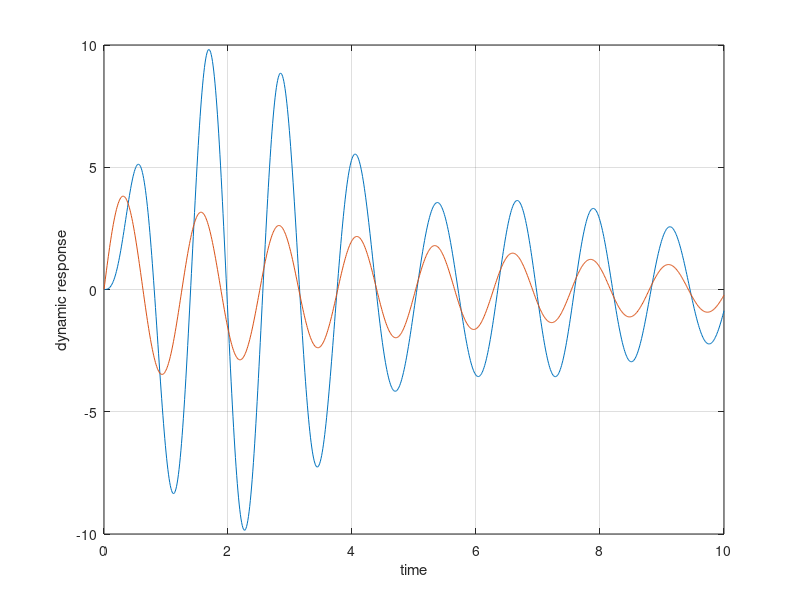
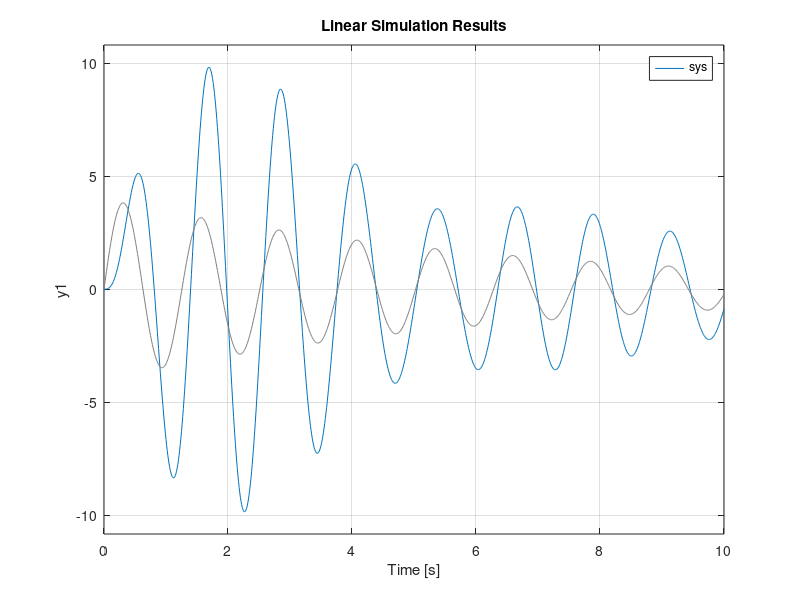

The MATLAB source for these figures, in order:
 clear all; clc;
% close all (close all graphs)
%variable and constants declaration
m=6;
k1=100;
k2=30;
b=5;
%creating time vector
t= 0: 0.01 : 10 ;
%y vector function of the time vector (mind the dot to multiply .*)
y= 4*sin(5*t) .* exp(-0.15*t);
%tranfer function declaration (sys is an arbitrary name)
sys= tf([2*k1] , [m b 2*k1+k2])

%solution x(t) of the system expressed by the lsim(TF sys, input y, vector time) 
%x,t can be undefined ; sys,y,t MUST be defined
[x,t]=lsim(sys,y,t);
%plot with grid, and labels on axis
figure(1);
plot(t,x); grid on; xlabel('time') ;ylabel ('dynamic response')
hold on %command to plot other functions e.g. plot(t,v)
plot(t,y) %instead could be plot(t,x,t,y) to avoid hold on command

%alternative way: (if i need to plot but NOT to use the results later and
%it automatically plot 
figure(2);
lsim(sys,y,t)




